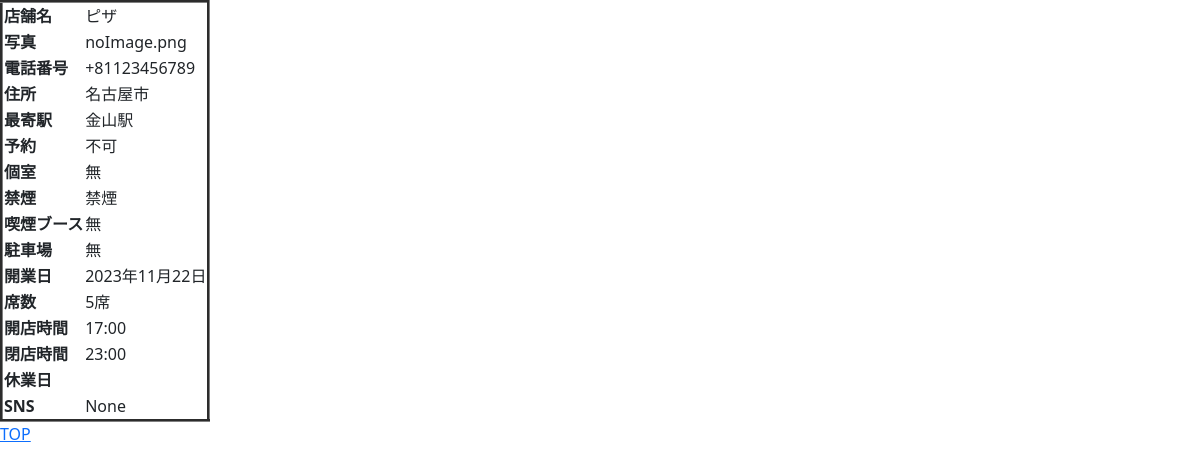
/nagoyameshi/detail/4, run on the app's committed database.
### nagoyameshi/models.py (models this page shows)
class Shop(models.Model):
    GENRE_CHOICES = [
        ('和食', '和食'),
        ('洋食', '洋食'),
        ('魚介', '魚介'),
        ('ピザ・パスタ', 'ピザ・パスタ'),
        ('カレー', 'カレー'),
    ]
    CONDITIONS = [
        ('ベジタリアン', 'ベジタリアン'),
        ('ビーガン', 'ビーガン'),
        ('日本酒', '日本酒'),
        ('個室', '個室'),
        ('座敷', '座敷'),
        ('掘りごたつ', '掘りごたつ'),
        ('食べ放題', '食べ放題'),
        ('飲み放題', '飲み放題'),
        ('駐車場', '駐車場'),
    ]
    name = models.CharField(verbose_name="店名", max_length=50)
    image = models.ImageField(verbose_name="写真", blank=True, null=True, default="mysite/static/nagoyameshi/images/noImage.png")
    phonenumber = PhoneNumberField(verbose_name="電話番号", region='JP')
    address = models.CharField(verbose_name="住所", max_length=100)
    access = models.CharField(verbose_name="アクセス", max_length=100)
    neareststation = models.CharField(verbose_name="最寄駅", max_length=50)
    shop_reservation = models.BooleanField(verbose_name="予約")
    privateroom = models.BooleanField(verbose_name="個室")
    nosmoking = models.BooleanField(verbose_name="禁煙")
    smokingbooth = models.BooleanField(verbose_name="喫煙ブース")
    parking = models.BooleanField(verbose_name="駐車場")
    condition = models.CharField(verbose_name="こだわり条件", blank=True, max_length=50, choices=CONDITIONS)
    openingdate = models.DateField(verbose_name="開業日")
    seats = models.PositiveIntegerField(verbose_name="席数")
    opening_time = models.TimeField(verbose_name="開店時間")
    closing_time = models.TimeField(verbose_name="閉店時間")
    day_of_week = models.IntegerField(verbose_name="店休日", choices=WEEKDAY_CHOICES)
    sns = models.URLField(max_length=100, blank=True, null=True)
    budget = models.PositiveIntegerField(verbose_name="予算(円)")
    genre = models.CharField(verbose_name="ジャンル", max_length=20, choices=GENRE_CHOICES)
    created_at = models.DateField(auto_now_add = True)
    updated_at = models.DateField(auto_now = True)
    '''
    def __str__(self):
        image_tag.short_description = 'Image'
    '''
    def __str__(self):
        return(self.name)

### nagoyameshi/views.py (the view)
# urls.py: path('detail/<int:pk>', ShopDetail.as_view(), name='detail'),
class ShopDetail(DetailView):
    model = Shop

### nagoyameshi/templates/nagoyameshi/shop_detail.html (shortened to what this page needs)
{% load static%}
<!doctype html>
<html lang="ja">
<head>
    <link href="https://cdn.jsdelivr.net/npm/bootstrap@5.3.0/dist/css/bootstrap.min.css" rel="stylesheet">
</head>
<body>
    <table border="3">
        <tr><th>店舗名</th><td>{{object.name}}</td></tr>
        <tr><th>写真</th><td>{{object.image}}</td></tr>
        <tr><th>電話番号</th><td>{{object.phonenumber}}</td></tr>
        <tr><th>住所</th><td>{{object.address}}</td></tr>
        <tr><th>最寄駅</th><td>{{object.neareststation}}</td></tr>
        <tr><th>予約</th><td>{% if object.shop_reservation == False %}不可{% endif %}
                             {% if object.shop_reservation == True %}可{% endif %} </td></tr>
        <tr><th>個室</th><td>{% if object.privateroom == False %}無{% endif %}
                             {% if object.privateroom == True %}有{% endif %} </td></tr></td></tr>
        <tr><th>禁煙</th><td>{% if object.nosmoking == False %}喫煙可{% endif %}
                             {% if object.nosmoking == True %}禁煙{% endif %} </td></tr></td></tr>
        <tr><th>喫煙ブース</th><td>{% if object.smokingbooth == False %}無{% endif %}
                                  {% if object.smokingbooth == True %}有{% endif %} </td></tr></td></tr>
        <tr><th>駐車場</th><td>{% if object.parking == False %}無{% endif %}
                               {% if object.parking == True %}有{% endif %} </td></tr></td></tr>
        <tr><th>開業日</th><td>{{object.openingdate}}</td></tr>
        <tr><th>席数</th><td>{{object.seats}}席</td></tr>
        <tr><th>開店時間</th><td>{{object.opening_time}}</td></tr>
        <tr><th>閉店時間</th><td>{{object.closing_time}}</td></tr>
        <tr><th>休業日</th><td>{{object.ay_of_week}}</td></tr>
        <tr><th>SNS</th><td>{{object.sns}}</td></tr>
    </table>
        <a href="{% url 'top' %}">TOP</a>
    </body>
</html>

### data on the page
Shop: name "ピザ", image "noImage.png", phonenumber "+81123456789", address "名古屋市", neareststation "金山駅", openingdate "2023年11月22日", seats "5", opening_time "17:00", closing_time "23:00", sns "None"
